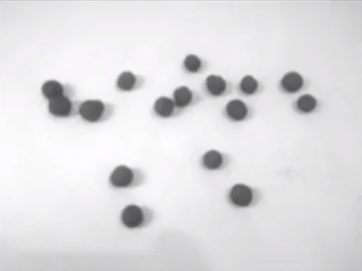
#> input picture Aula06/pepitas.png, 362 x 271 px, found by its file name
$ python code1.py
#> lines starting #> are read from the running program, lines starting #| are printed output that depends on the picture; after the words box and inside, x2 and y2 are one past the last pixel; in counts of white or black regions, pixels touching at a corner belong together
import cv2 as cv
import numpy as np

img=cv.imread('Aula06\pepitas.png',cv.IMREAD_GRAYSCALE)
#> img: shape (271, 362); min 68, max 253, mean 223.4
_,img_bin = cv.threshold(img,127,255,cv.THRESH_BINARY)
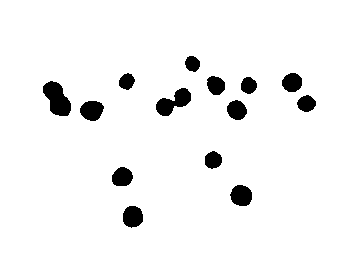
#> img_bin: shape (271, 362); 95.4% white; 14 black regions, largest, box (x1, y1, x2, y2) and area: (43, 81, 71, 116) 633, (156, 88, 191, 116) 516, (80, 101, 104, 121) 367
img_bin = 255 - img_bin

cv.imshow('Thresh',img_bin)
cv.waitKey(0)
cv.destroyAllWindows()
